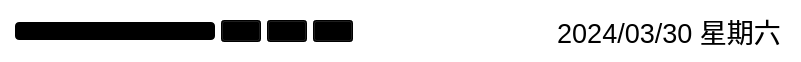
    <widget class="QWidget" name="widget_4" native="true">
     <property name="geometry">
      <rect>
       <x>0</x>
       <y>0</y>
       <width>801</width>
       <height>49</height>
      </rect>
     </property>
     <property name="styleSheet">
      <string notr="true">background-color: rgba(0, 170, 255,0);</string>
     </property>
     <layout class="QHBoxLayout" name="horizontalLayout_4">
      <property name="leftMargin">
       <number>15</number>
      </property>
      <property name="rightMargin">
       <number>20</number>
      </property>
      <item>
       <widget class="QLineEdit" name="leCity">
        <property name="minimumSize">
         <size>
          <width>200</width>
          <height>0</height>
         </size>
        </property>
        <property name="maximumSize">
         <size>
          <width>200</width>
          <height>16777215</height>
         </size>
        </property>
        <property name="styleSheet">
         <string notr="true">font: 14pt &quot;Microsoft YaHei UI&quot;;
background-color: rgb(0, 0, 0);
border-radius: 4px;
padding: 1px 5px</string>
        </property>
        <property name="placeholderText">
         <string>城市</string>
        </property>
       </widget>
      </item>
      <item>
       <widget class="QPushButton" name="btnSearch">
        <property name="styleSheet">
         <string notr="true">background-color: rgba(0, 0, 0,1);</string>
        </property>
        <property name="text">
         <string/>
        </property>
        <property name="icon">
         <iconset resource="main.qrc">
          <normaloff>:/res/search.png</normaloff>:/res/search.png</iconset>
        </property>
       </widget>
      </item>
      <item>
       <widget class="QPushButton" name="Jump">
        <property name="styleSheet">
         <string notr="true">background-color: rgba(0, 0, 0,1);</string>
        </property>
        <property name="text">
         <string/>
        </property>
        <property name="icon">
         <iconset resource="main.qrc">
          <normaloff>:/res/list.png</normaloff>:/res/list.png</iconset>
        </property>
       </widget>
      </item>
      <item>
       <widget class="QPushButton" name="World">
        <property name="styleSheet">
         <string notr="true">background-color: rgba(0, 0, 0,1);</string>
        </property>
        <property name="text">
         <string/>
        </property>
        <property name="icon">
         <iconset resource="main.qrc">
          <normaloff>:/res/world2.png</normaloff>:/res/world2.png</iconset>
        </property>
       </widget>
      </item>
      <item>
       <spacer name="horizontalSpacer_3">
        <property name="orientation">
         <enum>Qt::Horizontal</enum>
        </property>
        <property name="sizeHint" stdset="0">
         <size>
          <width>309</width>
          <height>20</height>
         </size>
        </property>
       </spacer>
      </item>
      <item>
       <widget class="QLabel" name="lblDate">
        <property name="font">
         <font>
          <family>Arial</family>
          <pointsize>20</pointsize>
          <italic>false</italic>
          <bold>false</bold>
         </font>
        </property>
        <property name="styleSheet">
         <string notr="true">font: 20pt &quot;Arial&quot;;
background-color: rgba(255, 255, 255,0);</string>
        </property>
        <property name="text">
         <string>2024/03/30 星期六</string>
        </property>
        <property name="alignment">
         <set>Qt::AlignCenter</set>
        </property>
       </widget>
      </item>
     </layout>
    </widget>
